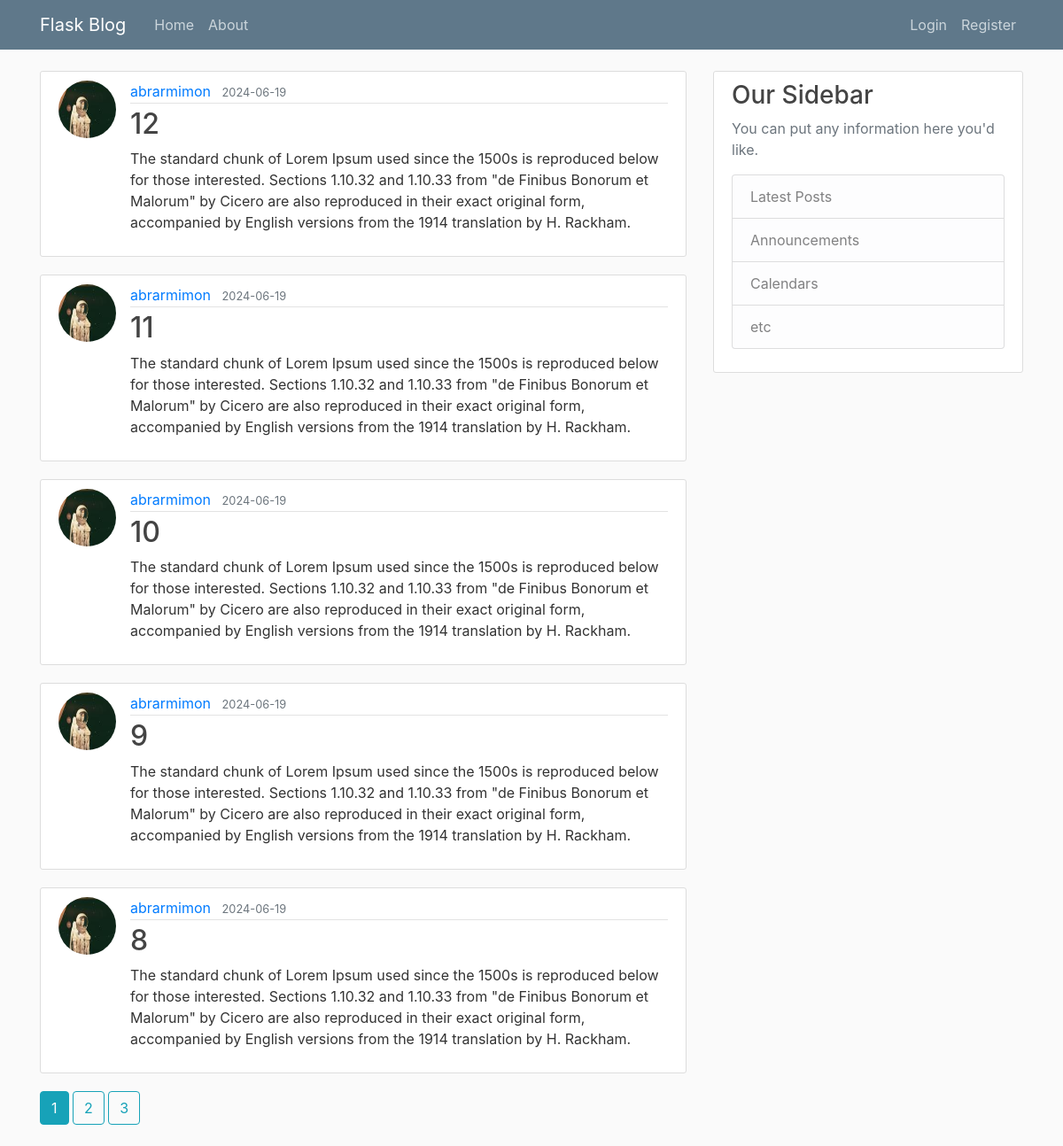
The page /home on the database its author committed.
### main.py (models this page shows, shortened)
class Post(db.Model):
    id = db.Column(db.Integer, primary_key=True)
    title = db.Column(db.String(100), nullable=False)
    date_posted = db.Column(db.DateTime, nullable=False, default=datetime.now)
    content = db.Column(db.Text, nullable=False)
    user_id = db.Column(db.Integer, db.ForeignKey('user.id'), nullable=False)

class User(db.Model, UserMixin):
    id = db.Column(db.Integer, primary_key=True)
    username = db.Column(db.String(20), unique=True, nullable=False)
    email = db.Column(db.String(120), unique=True, nullable=False)
    image_file = db.Column(db.String(20), nullable=False, default="default.jpg")
    password = db.Column(db.String(60), nullable=False)
    posts = db.relationship('Post', backref='author', lazy=True)

### main.py (the view)
@app.route('/')
@app.route('/home')
def home():
    page = request.args.get('page', 1, type=int)
    posts = Post.query.order_by(Post.date_posted.desc()).paginate(page=page, per_page=5)
    return render_template("home.html", posts=posts)

### templates/home.html
{% extends "layout.html" %}
{% block content %}
    {% for post in posts.items %}
        <article class="media content-section">
          <img class="rounded-circle article-img" src="{{ url_for('static', filename='profile_pics/' + post.author.image_file) }}">
          <div class="media-body">
            <div class="article-metadata">
              <a class="mr-2" href="{{ url_for('user_posts', username=post.author.username) }}">{{ post.author.username }}</a>
              <small class="text-muted">{{ post.date_posted.strftime('%Y-%m-%d') }}</small>
            </div>
            <h2><a class="article-title" href="{{ url_for('post', post_id=post.id) }}">{{ post.title }}</a></h2>
            <p class="article-content">{{ post.content }}</p>
          </div>
        </article>
    {% endfor %}
    {% for page_num in posts.iter_pages(left_edge=1, right_edge=1, left_current=1, right_current=2) %}
      {% if page_num %}
        {% if posts.page == page_num %}
          <a class="btn btn-info mb-4" href="{{ url_for('home', page=page_num) }}">{{ page_num }}</a>
        {% else %}
          <a class="btn btn-outline-info mb-4" href="{{ url_for('home', page=page_num) }}">{{ page_num }}</a>
        {% endif %}
      {% else %}
        ...
      {% endif %}
    {% endfor %}
{% endblock content %}

### templates/layout.html (shortened to what this page needs)
<!DOCTYPE html>
<html>
<head>
    <link rel="stylesheet" href="https://maxcdn.bootstrapcdn.com/bootstrap/4.0.0/css/bootstrap.min.css">
    <link rel="stylesheet" type="text/css" href="{{ url_for('static', filename='main.css') }}">
</head>
<body>
    <header class="site-header">
      <nav class="navbar navbar-expand-md navbar-dark bg-steel fixed-top">
        <div class="container">
          <a class="navbar-brand mr-4" href="/">Flask Blog</a>
          <div class="collapse navbar-collapse" id="navbarToggle">
            <div class="navbar-nav mr-auto">
              <a class="nav-item nav-link" href="{{url_for('home')}}">Home</a>
              <a class="nav-item nav-link" href="{{url_for('about')}}">About</a>
            </div>
            <div class="navbar-nav">
                {% if current_user.is_authenticated %}
                    <a class="nav-item nav-link" href="{{url_for('new_post')}}">New Post</a>
                    <a class="nav-item nav-link" href="{{url_for('account')}}">Account</a>
                    <a class="nav-item nav-link" href="{{url_for('logout')}}">Logout</a>
                {% else %}
                    <a class="nav-item nav-link" href="{{url_for('login')}}">Login</a>
                    <a class="nav-item nav-link" href="{{url_for('register')}}">Register</a>
                {% endif %}
            </div>
          </div>
        </div>
      </nav>
    </header>
    <main role="main" class="container">
      <div class="row">
        <div class="col-md-8">
          {% block content %}{% endblock %}
        </div>
        <div class="col-md-4">
          <div class="content-section">
            <h3>Our Sidebar</h3>
            <p class='text-muted'>You can put any information here you'd like.
              <ul class="list-group">
                <li class="list-group-item list-group-item-light">Latest Posts</li>
                <li class="list-group-item list-group-item-light">Announcements</li>
                <li class="list-group-item list-group-item-light">Calendars</li>
                <li class="list-group-item list-group-item-light">etc</li>
              </ul>
            </p>
          </div>
        </div>
      </div>
    </main>
</body>
</html>

### static/main.css (style rules this page uses)
body { background: #fafafa; color: #333333; margin-top: 5rem; }
h1, h2, h3, h4, h5, h6 { color: #444444; }
.bg-steel { background-color: #5f788a; }
.site-header .navbar-nav .nav-link { color: #cbd5db; }
.content-section { background: #ffffff; padding: 10px 20px; border: 1px solid #dddddd; border-radius: 3px; margin-bottom: 20px; }
.article-title { color: #444444; }
.article-content { white-space: pre-line; }
.article-img { height: 65px; width: 65px; margin-right: 16px; }
.article-metadata { padding-bottom: 1px; margin-bottom: 4px; border-bottom: 1px solid #e3e3e3 }

### rows shown on the page
Post: image_file (picture), author.username "abrarmimon", date_posted "2024-06-19", title "12", content "The standard chunk of Lorem Ipsum used since the 1500s is reproduced below for those interested. Sections 1.10.32 and 1.10.33 from \"de Finibus Bonorum et Malorum\" by Cicero are also reproduced in their exact original form, accompanied by English versions from the 1914 translation by H. Rackham."
Post: image_file (picture), author.username "abrarmimon", date_posted "2024-06-19", title "11", content "The standard chunk of Lorem Ipsum used since the 1500s is reproduced below for those interested. Sections 1.10.32 and 1.10.33 from \"de Finibus Bonorum et Malorum\" by Cicero are also reproduced in their exact original form, accompanied by English versions from the 1914 translation by H. Rackham."
Post: image_file (picture), author.username "abrarmimon", date_posted "2024-06-19", title "10", content "The standard chunk of Lorem Ipsum used since the 1500s is reproduced below for those interested. Sections 1.10.32 and 1.10.33 from \"de Finibus Bonorum et Malorum\" by Cicero are also reproduced in their exact original form, accompanied by English versions from the 1914 translation by H. Rackham."
Post: image_file (picture), author.username "abrarmimon", date_posted "2024-06-19", title "9", content "The standard chunk of Lorem Ipsum used since the 1500s is reproduced below for those interested. Sections 1.10.32 and 1.10.33 from \"de Finibus Bonorum et Malorum\" by Cicero are also reproduced in their exact original form, accompanied by English versions from the 1914 translation by H. Rackham."
Post: image_file (picture), author.username "abrarmimon", date_posted "2024-06-19", title "8", content "The standard chunk of Lorem Ipsum used since the 1500s is reproduced below for those interested. Sections 1.10.32 and 1.10.33 from \"de Finibus Bonorum et Malorum\" by Cicero are also reproduced in their exact original form, accompanied by English versions from the 1914 translation by H. Rackham."

### other values the page prints
{{ page_num }} "1"
{{ page_num }} "2" "3"
